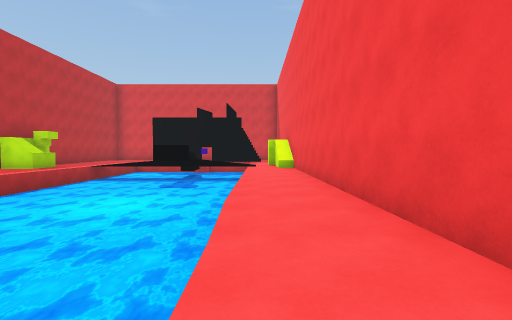
View 1 (above)

17 first-person views from a walk through a 3-D level made in the Unity game engine. The camera is 1.4 m above the floor, tilts 2° down and sees 85° across. The floor is counted in squares, 2.4 m on a side. Each view is taken from the middle of a square. On the plan, view 1 faces up. The plan holds only what a view shows up to about 9 squares ahead; the rest is blank. The place goes on beyond the plan. The player is left out. Surface patterns are stand-ins for the level's own textures.

View 2
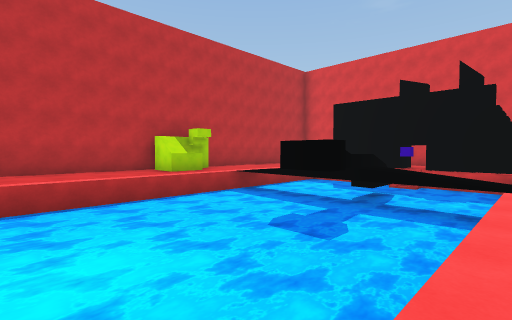

View 3
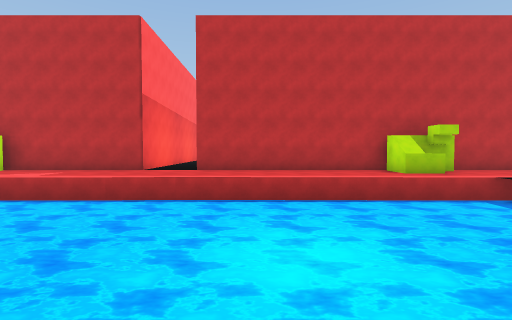

View 4
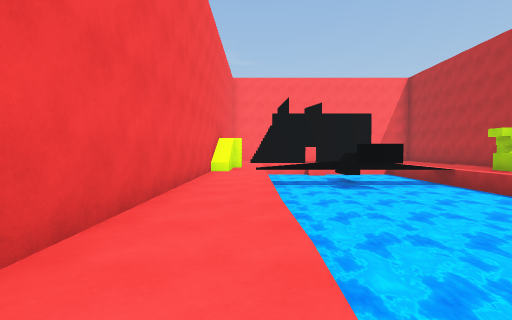

View 5
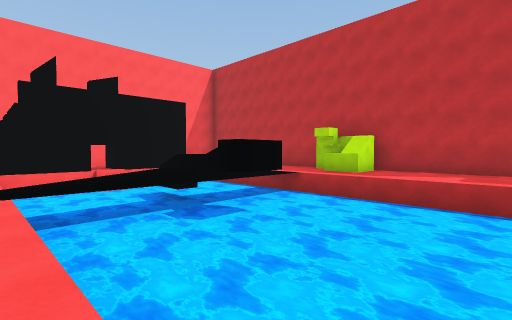

View 6
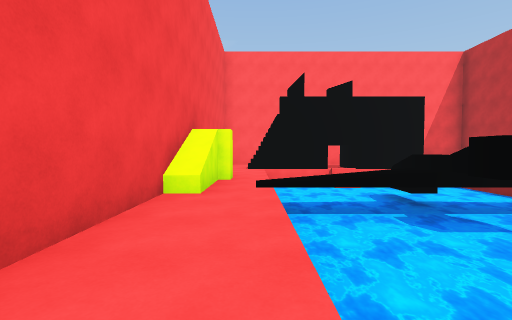

View 7
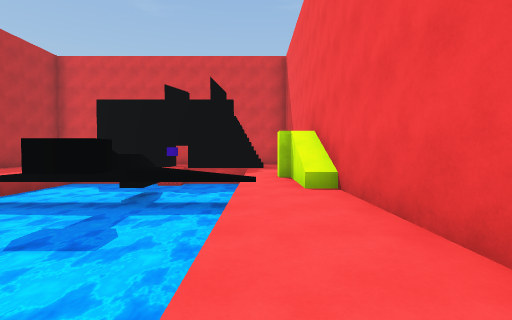

View 8
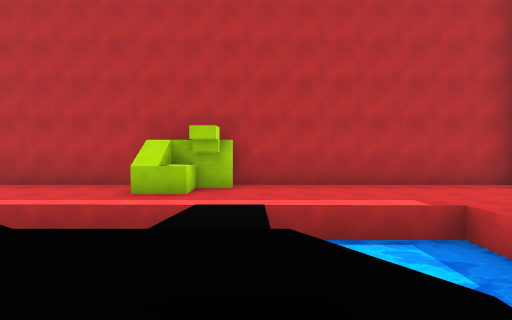

View 9
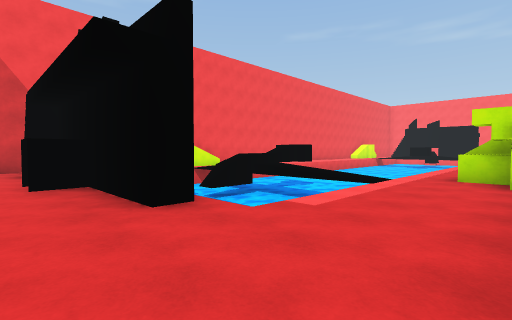

View 10
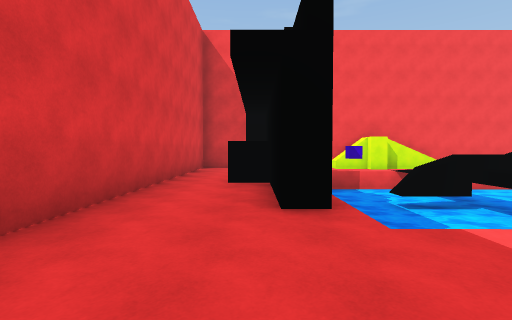

View 11
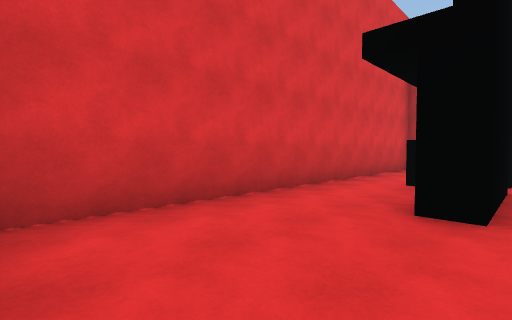

View 12
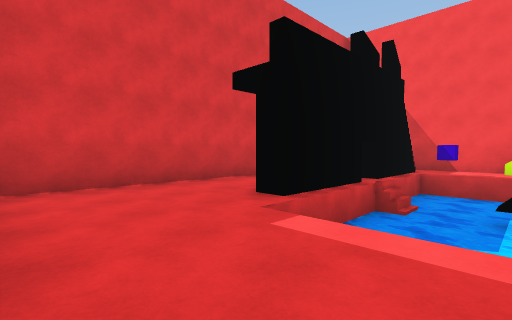

View 13
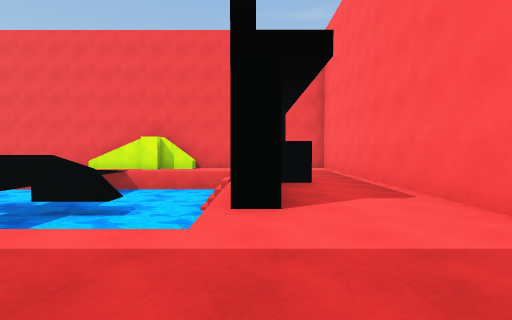

View 14
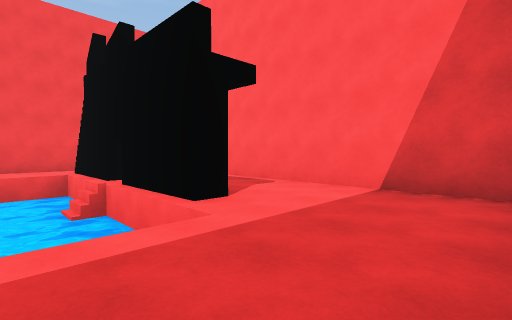

View 15
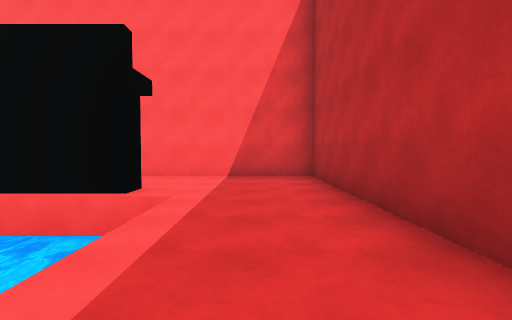

View 16
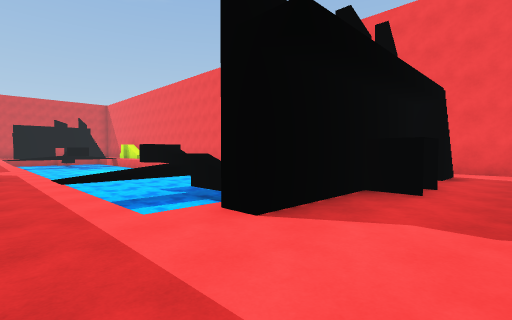

View 17
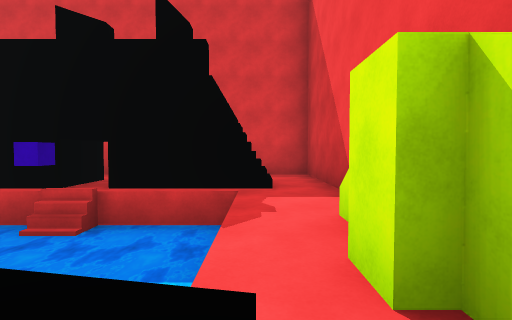

### Floor plan
Key: @ floor where view 1 was taken; # wall or solid block; x gap in a wall; . main floor; : floor 0.5 m higher than the main floor; / step, stairs or slope; ≈ water the walk keeps out of; ^ raised ledge.
Columns run from 9 left of view 1 to 2 right of it. Each row starts with its distance up from view 1.
 17 ############
 16 #..........#
 15 #.....##//.#
 14 #..≈x##≈#..#
 13 #..≈≈≈≈≈≈..#
 12 #..≈≈≈^≈≈.##
 11 #.../:^:/.#
 10 ##.≈≈≈^≈≈.##
  9  #^≈≈≈^≈≈..#
  8  # ≈≈≈≈≈≈..#
  7  #.≈≈≈≈≈≈..#
  6  #.≈≈≈≈≈≈..#
  5  #.≈≈≈≈≈≈..#
  4  #.≈≈≈≈≈≈..#
  3  #.≈≈≈≈≈≈..#
  2  #.≈≈≈≈≈≈..#
  1  #.≈≈≈≈≈≈..#
  0  #.≈≈≈≈≈≈@.#
 -1  #.≈≈≈≈≈≈..#
 -2  ##≈≈≈^≈≈..#
 -3  #^≈≈≈^≈≈.##
 -4 ##..//^:/.#
 -5 #..≈≈≈^≈≈.#
 -6 #..≈≈≈≈≈≈.##
 -7 #..≈≈≈≈≈≈..#
 -8 #...#####/.#
 -9 #.....##./.#
-10 #..........#
-11 ############

Positions as (right, up) in squares from view 1, and headings:
1: (0, 0), facing up
2: (0, 5), facing up-left
3: (0, 5), facing left
4: (0, 5), facing down
5: (0, 1), facing down-left
6: (0, 1), facing down
7: (0, 5), facing up
8: (-2, 11), facing left
9: (-8, 16), facing down-right
10: (-8, 15), facing right
11: (-8, 14), facing up-right
12: (-8, 12), facing up-right
13: (-8, -8), facing right
14: (-8, -6), facing down-right
15: (-7, -4), facing down
16: (-7, -10), facing up-right
17: (0, 10), facing up
